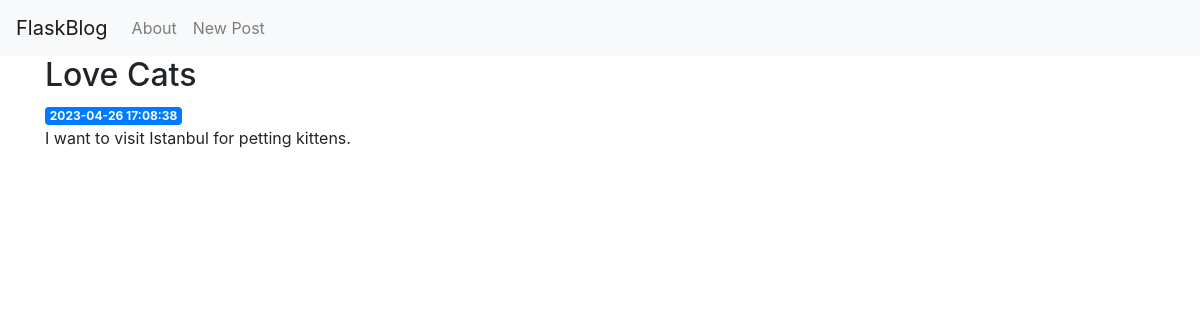
Before: /3 with the older database file.
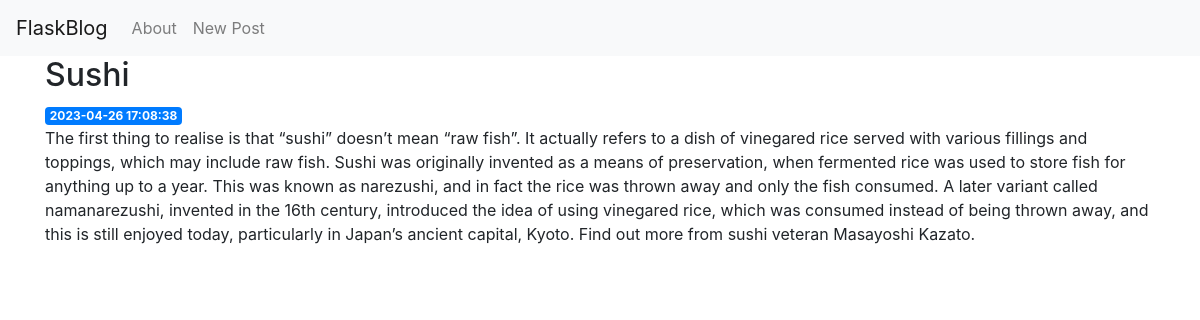
After: the same page with the newer database file.
### tables this page shows
CREATE TABLE posts (
    id INTEGER PRIMARY KEY AUTOINCREMENT,
    created TIMESTAMP NOT NULL DEFAULT CURRENT_TIMESTAMP,
    title TEXT NOT NULL,
    content TEXT NOT NULL
);

### app.py (the view)
@app.route('/<int:post_id>')
def post(post_id):
    post = get_post(post_id)
    return render_template('post.html', post=post)

### app.py (called while the page is built)
def get_db_connection():
    conn = sqlite3.connect('database.db')
    conn.row_factory = sqlite3.Row
    return conn

def get_post(post_id):
    conn = get_db_connection()
    post = conn.execute('SELECT * FROM posts WHERE id = ?',
                        (post_id,)).fetchone()
    conn.close()
    if post is None:
        abort(404)
    return post

### templates/post.html
{% extends 'base.html' %}
{% block content %}
    <h2>{% block title %} {{ post['title'] }} {% endblock %}</h2>
    <span class="badge badge-primary">{{ post['created'] }}</span>
    <p>{{ post['content'] }}</p>
{% endblock %}

Changed rows visible on the page:
changed posts: title "Love Cats" → "Sushi"; content "I want to visit Istanbul for petting kittens." → "The first thing to realise is that “sushi” doesn’t mean “raw fish”. It actually refers to a dish of vinegared rice served with various fillings and toppings, which may include raw fish. Sushi was originally invented as a means of preservation, when fermented rice was used to store fish for anything up to a year. This was known as narezushi, and in fact the rice was thrown away and only the fish consumed. A later variant called namanarezushi, invented in the 16th century, introduced the idea of using vinegared rice, which was consumed instead of being thrown away, and this is still enjoyed today, particularly in Japan’s ancient capital, Kyoto. Find out more from sushi veteran Masayoshi…"
